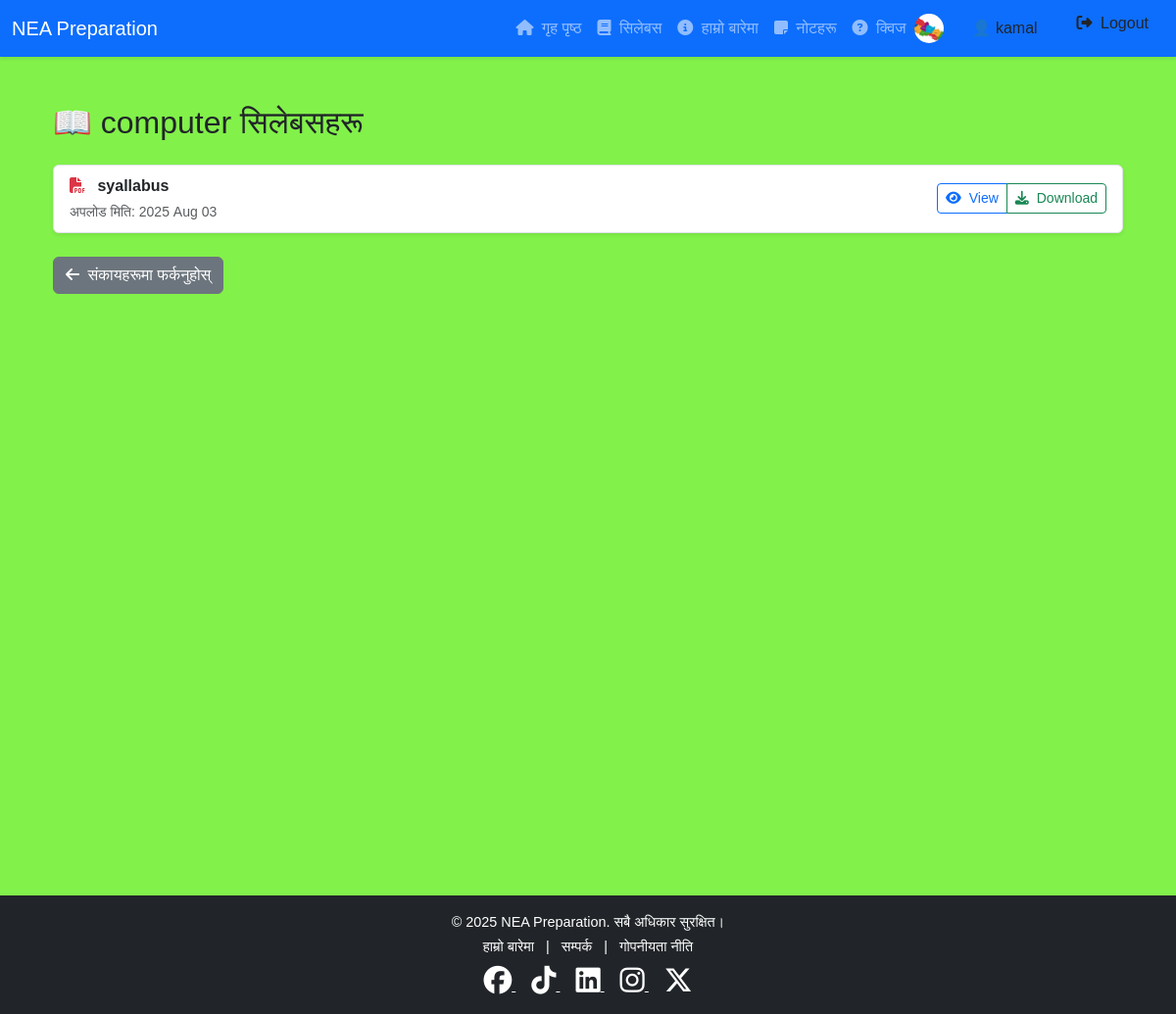
/syllabus/computer/ (signed in), run on the app's committed database.
### accounts/models.py (models this page shows, shortened)
class Profile(models.Model):
    user = models.OneToOneField(User, on_delete=models.CASCADE)
    bio = models.TextField(blank=True)
    profile_pic = models.ImageField(upload_to='profile_pics/', blank=True, null=True)
    joined_at = models.DateTimeField(auto_now_add=True)

### syllabus/models.py (models this page shows, shortened)
class Faculty(models.Model):
    name = models.CharField(max_length=100, unique=True, verbose_name="संकायको नाम")
    slug = models.SlugField(max_length=100, unique=True, blank=True, verbose_name="URL Slug")
    description = models.TextField(blank=True, verbose_name="संकायको बारेमा")
    class Meta:
        verbose_name = "संकाय"
        verbose_name_plural = "संकायहरू"
        ordering = ['name'] # नाम अनुसार क्रमबद्ध गर्ने

class SyllabusFile(models.Model):
    faculty = models.ForeignKey(Faculty, on_delete=models.CASCADE, related_name='syllabus_files', verbose_name="संकाय")
    title = models.CharField(max_length=200, verbose_name="फाइलको शीर्षक")
    file = models.FileField(upload_to='syllabus_pdfs/', verbose_name="PDF फाइल") # 'syllabus_pdfs/' भित्र फाइलहरू अपलोड हुन्छन्
    uploaded_at = models.DateTimeField(auto_now_add=True, verbose_name="अपलोड मिति")
    class Meta:
        verbose_name = "सिलेबस फाइल"
        verbose_name_plural = "सिलेबस फाइलहरू"
        ordering = ['faculty__name', 'title']

### syllabus/views.py (the view)
# urls.py: path('<slug:faculty_slug>/', views.syllabus_detail, name='syllabus_detail'), # /syllabus/civil-engineering/
def syllabus_detail(request, faculty_slug):
    faculty = get_object_or_404(Faculty, slug=faculty_slug)
    syllabus_files = SyllabusFile.objects.filter(faculty=faculty).order_by('title')
    context = {
        'faculty': faculty,
        'syllabus_files': syllabus_files,
        'page_title': f'{faculty.name} सिलेबस',
    }
    return render(request, 'syllabus_detail.html', context)

### templates/syllabus_detail.html (shortened to what this page needs)
{% extends 'base.html' %}
{% load static %}
{% block content %}
<div class="container my-5">
    <h2 class="mb-4">📖 {{ faculty.name }} सिलेबसहरू</h2>
    {% if syllabus_files %}
        <div class="list-group shadow-sm">
            {% for syllabus in syllabus_files %}
                <div class="list-group-item d-flex justify-content-between align-items-center">
                    <div>
                        <i class="fas fa-file-pdf text-danger me-2"></i>
                        <strong>{{ syllabus.title }}</strong><br>
                        <small class="text-muted">अपलोड मिति: {{ syllabus.uploaded_at|date:"Y M d" }}</small>
                    </div>
                    <div class="btn-group btn-group-sm">
                        <a href="{{ syllabus.file.url }}" target="_blank" class="btn btn-outline-primary">
                            <i class="fas fa-eye me-1"></i> View
                        </a>
                        <a href="{{ syllabus.file.url }}" download class="btn btn-outline-success">
                            <i class="fas fa-download me-1"></i> Download
                        </a>
                    </div>
                </div>
            {% endfor %}
        </div>
    {% else %}
        <div class="alert alert-info" role="alert">
            अहिले कुनै सिलेबस फाइल उपलब्ध छैन।
        </div>
    {% endif %}
    <div class="mt-4">
        <a href="{% url 'syllabus:faculty_list' %}" class="btn btn-secondary">
            <i class="fas fa-arrow-left me-1"></i> संकायहरूमा फर्कनुहोस्
        </a>
    </div>
</div>
{% endblock %}

### templates/base.html (shortened to what this page needs)
<!DOCTYPE html>
{% load static %}
<html>
<head>
  <link href="https://cdn.jsdelivr.net/npm/bootstrap@5.3.3/dist/css/bootstrap.min.css" rel="stylesheet">
  <link rel="stylesheet" href="https://cdnjs.cloudflare.com/ajax/libs/font-awesome/6.5.2/css/all.min.css" />
  <link rel="stylesheet" href="{% static 'css/style.css' %}">
  <link href="https://unpkg.com/aos@2.3.1/dist/aos.css" rel="stylesheet">
</head>
<body>
<nav class="navbar navbar-expand-lg navbar-dark bg-primary shadow-sm sticky-top">
  <div class="container-fluid">
    <a class="navbar-brand" href="{% url 'home' %}">NEA Preparation</a>
    <div class="collapse navbar-collapse" id="navbarNav">
      <ul class="navbar-nav ms-auto">
        <li class="nav-item">
          <a class="nav-link" href="{% url 'home' %}">
              <i class="fas fa-home me-1"></i> गृह पृष्ठ
          </a>
        </li>
        <li class="nav-item">
          <a class="nav-link" href="{% url 'syllabus:faculty_list' %}">
              <i class="fas fa-book me-1"></i> सिलेबस
          </a>
        </li>
        <li class="nav-item">
          <a class="nav-link" href="{% url 'about' %}">
              <i class="fas fa-info-circle me-1"></i> हाम्रो बारेमा
          </a>
        </li>
        <li class="nav-item">
          <a class="nav-link" href="{% url 'notes:subject_list' %}">
              <i class="fas fa-sticky-note me-1"></i> नोटहरू
          </a>
        </li>
        <li class="nav-item">
          <a class="nav-link" href="{% url 'quiz:quiz_list' %}">
              <i class="fas fa-question-circle me-1"></i> क्विज
          </a>
        </li>
      {% if user.is_authenticated %}
  <li class="nav-item d-flex align-items-center">
    {% if user.profile.profile_pic %}
      <img src="{{ user.profile.profile_pic.url }}" alt="Profile Photo"
           style="height:30px; width:30px; border-radius:50%; object-fit:cover; margin-right: 5px;">
    {% else %}
      <i class="fas fa-user-circle fa-lg text-white me-2"></i>
    {% endif %}
    <a class="nav-link btn btn-light text-dark px-3 py-1 ms-2" href="{% url 'profile' %}">
      👤 {{ user.username }}
    </a>
  </li>
  <li class="nav-item">
    <form method="POST" action="{% url 'logout' %}">
      <button class="btn btn-light text-dark px-3 py-1 ms-2 nav-link" type="submit">
        <i class="fas fa-sign-out-alt me-1"></i> Logout
      </button>
    </form>
  </li>
{% endif %}
      </ul>
    </div>
  </div>
</nav>
<div class="container mt-4 mb-5" style="min-height: calc(110vh - 120px);">
  {% block content %}
  {% endblock %}
</div>
<footer class="footer bg-dark text-white py-3 mt-auto">
  <div class="container text-center">
    <p>&copy; {% now "Y" %} NEA Preparation. सबै अधिकार सुरक्षित।</p>
    <p>
      <a href="{% url 'about' %}" class="text-white mx-2 text-decoration-none">हाम्रो बारेमा</a> |
      <a href="#" class="text-white mx-2 text-decoration-none">सम्पर्क</a> |
      <a href="#" class="text-white mx-2 text-decoration-none">गोपनीयता नीति</a>
    </p>
    <div class="social-icons mt-2">
      <a href="https://www.facebook.com/your-page-id" target="_blank" class="text-white mx-2">
        <i class="fab fa-facebook fa-2x"></i>
      </a>
      <a href="https://www.tiktok.com/@your-tiktok-id" target="_blank" class="text-white mx-2">
        <i class="fab fa-tiktok fa-2x"></i>
      </a>
      <a href="https://www.linkedin.com/in/your-profile-id" target="_blank" class="text-white mx-2">
        <i class="fab fa-linkedin fa-2x"></i>
      </a>
      <a href="https://www.instagram.com/your-instagram-id" target="_blank" class="text-white mx-2">
        <i class="fab fa-instagram fa-2x"></i>
      </a>
      <a href="https://twitter.com/your-twitter-id" target="_blank" class="text-white mx-2">
        <i class="fab fa-x-twitter fa-2x"></i>
      </a>
    </div>
  </div>
</footer>
</body>
</html>

### static/css/style.css (style rules this page uses)
body { font-family: 'Poppins', sans-serif; line-height: 1.6; background-color: #82f14a; color: #212529; }
footer { background-color: #1e1e1e; color: white; padding: 1rem 0; font-size: 0.9rem; margin-top: 5rem; }
.footer p, .footer .social-icons { margin-bottom: 0.1rem; }

### data on the page
Faculty: name "computer"
SyllabusFile: title "syallabus", uploaded_at "2025 Aug 03"

### other printed values
{{ user.username }} "kamal"
